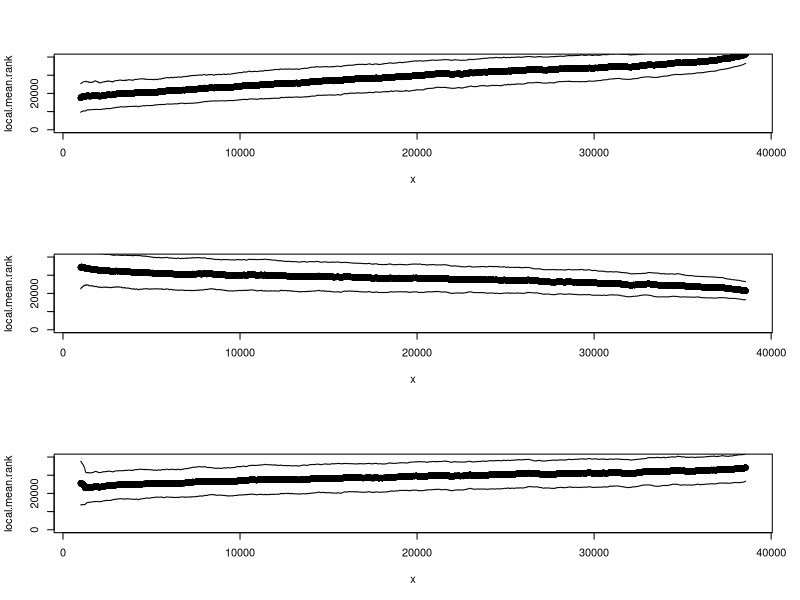

Generate this figure with R:

rankDataFrame <- function(data){
    data$score.rank <- rank(data$score)
    data$size.sum.rank <- rank(data$size)
    data$size.prod.rank <- rank(data$logsize)
    return (data)
}
.get.coefficient.name <- function(name) paste("group", name, sep="")

getOffsets <- function(data, y, effects) {
    formula <- as.formula(
        paste(y, paste(effects, collapse="+"), sep ="~"))
    model <- lm(formula, data = data)
    for (effect in effects) {
        if (effect == "group"){
            data[paste(effect, "offset", sep=".")] <- coefficients(model)[sapply(data[effect], .get.coefficient.name)]
        }
        else {
            data[paste(effect, "offset", sep=".")] <- data[effect]*coefficients(model)[effect]
        }
    }
    return(data)
}

pad <- function(x, width) {
    r = (width-1)/2
    # start = x[1:r]-mean(x[(r-10):r])+mean(x[1:10])
    start = rep(mean(x[1:2]), r)
    l = length(x)
    end = rep(mean(x[(l-1):l]), r)
    # end = x[(l-r+1):l]-mean(x[(l-r):(l-r+10)])+mean(x[(l-10):l])
    return(c(start, x, end))
}

rollMean <- function(x, width) {
    c <- cumsum(x)
    l <- length(x)
    return((c[(width):l]-c[1:(l-width+1)])/width)
}

rollStd <- function(x, width) {
    means <- rollMean(x, width)
    c <- cumsum(x**2)
    l <- length(x)
    sums = (c[(width):l]-c[1:(l-width+1)])/(width-1)
    return(sqrt(sums-means**2))
}


analyze.scores.adv <- function(data) {
    data <- rankDataFrame(data)
    effects = c("group", "size.prod.rank", "size.sum.rank")
    data <- getOffsets(data, effects)
    plot(data$size.prod.rank, 
         data$score.rank-data$size.sum.rank.offset-data$group.offset)
    plot(data$size.sum.rank, data$score.rank-data$size.prod.rank.offset-data$group.offset)
    return(data)
}

simple.figure <- function(data) {
    data$simple.x <- rank(data$logsize)
    data$simple.y <- 11-log.rank(data$score)
    # plot(data$simple.x, data$simple.y)
    scatter.smooth(data$simple.x, data$simple.y, span=0.1)
    return(data)
}

complicated.figure <- function(data) {
    data <- getOffsets(data, "score", c("group"))
    data$group.offset[is.na(data$group.offset)] = 0
    data$complicated.x <- rank(data$logsize)
    data$complicated.y <- 11-log.rank(data$score-data$group.offset)

    # plot(data$complicated.x, data$complicated.y)
    scatter.smooth(data$complicated.x, data$complicated.y, span=0.1)
    return(data)
}
score.rank.mean.adv <- function(data, width) {
    data <- rankDataFrame(data)
    effects = c("group", "size.prod.rank")
    data <- getOffsets(data, "score.rank", effects)
    data$group.offset[is.na(data$group.offset)] = 0
    data <- data[order(data$size.prod.rank),]
    score.ranks = data$score.rank-data$group.offset
    local.mean.rank <- rollMean(score.ranks, width)
    sds = rollStd(score.ranks, width)
    y.max <- max(local.mean.rank+sds)
    y.min <- min(local.mean.rank-sds)
    x = data$size.prod.rank[(width):length(data$size.prod.rank)]
    plot(x, local.mean.rank, lty="dashed", ylim=c(0, 40000))
    lines(x, local.mean.rank+sds)
    lines(x, local.mean.rank-sds)
    return(list(x=x, y=local.mean.rank, upper=local.mean.rank+sds, lower=local.mean.rank-sds, point.x=data$size.prod.rank, point.y=data$score.rank-data$group.offset))
}


score.rank.mean <- function(data, width) {
    data <- rankDataFrame(data)
    data <- data[order(data$size.prod.rank),]
    local.mean.rank <- rollMean(data$score.rank, width)
    sds = rollStd(data$score.rank, width)
    y.max <- max(local.mean.rank+sds)
    y.min <- min(local.mean.rank-sds)
    print(length(local.mean.rank))
    print(length(data$size.prod.rank))
    x = data$size.prod.rank[(width+1):length(data$size.prod.rank)]
    plot(x, local.mean.rank, lty="dashed", ylim=c(y.min, y.max))
    lines(x, local.mean.rank+sds)
    lines(x, local.mean.rank-sds)
    return(data.frame(x=x, y=local.mean.rank, upper=local.mean.rank+sds, lower=local.mean.rank-sds))
}

runData <- function() {
    jaccard <- read.table("data/jaccard.csv", header=T)
    forbes <- read.table("data/forbes.csv", header=T)
    tetra <- read.table("data/tetra.csv", header=T)
    # png("logrank.png")
    par(mfrow=c(3, 2))

    data.jaccard <- simple.figure(jaccard)
    data.jaccard <- complicated.figure(data.jaccard)
    write.csv(data.jaccard, file="jaccard_logrank.csv", row.names=F)

    data.forbes <- simple.figure(forbes)
    data.forbes <- complicated.figure(data.forbes)
    write.csv(data.forbes, file="forbes_logrank.csv", row.names=F)


    data.tetra <- simple.figure(tetra)
    data.tetra <- complicated.figure(data.tetra)

    write.csv(data.tetra, file="tetra_logrank.csv", row.names=F)
    # dev.off()
}

summary.output = function(data, means, outfile) {
    cat(means$x, file=outfile, sep="\t")
    cat("\n", file=outfile, append=T)
    cat(means$y, file=outfile, append=T, sep="\t")
    cat("\n", file=outfile, append=T)
    cat(means$upper, file=outfile, append=T, sep="\t")
    cat("\n", file=outfile, append=T)
    cat(means$lower, file=outfile, append=T, sep="\t")
    cat("\n", file=outfile, append=T)
    cat(means$point.x, file=outfile, append=T, sep="\t")
    cat("\n", file=outfile, append=T)
    cat(means$point.y, file=outfile, append=T, sep="\t")
# 
#     cat(rank(data$logsize), file=outfile, append=T, sep="\t")
#     cat("\n", file=outfile, append=T)
#     cat(rank(data$score), file=outfile, append=T, sep="\t")
# 
}
log.rank <- function(values) log(length(values)+1-rank(values))

runAvgs <- function() {
    jaccard <- read.table("data/jaccard.csv", header=T)
    forbes <- read.table("data/forbes.csv", header=T)
    tetra <- read.table("data/tetra.csv", header=T)
    png("localavg1000.png")
    par(mfrow=c(3, 1))
    data.jaccard = score.rank.mean.adv(jaccard, 1001)
    print(summary(data.jaccard))
    summary.output(jaccard, data.jaccard, "jaccard_localavg1000.tsv")
    # write.csv(data.jaccard, file="jaccard_localavg1000.csv", row.names=F)
    
    data.forbes = score.rank.mean.adv(forbes, 1001)
    summary.output(forbes, data.forbes, "forbes_localavg1000.tsv")
    # write.csv(data.forbes, file="forbes_localavg1000.csv", row.names=F)

    data.tetra = score.rank.mean.adv(tetra, 1001)
    summary.output(tetra, data.tetra, "tetra_localavg1000.tsv")
    #write.csv(data.tetra, file="tetra_localavg1000.csv", row.names=F)
    dev.off()
}
runAvgs()
